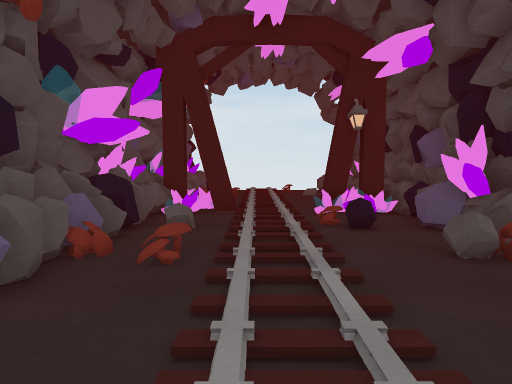
view 1 (above)

12 first-person views from a walk through a scene from a Unity 3-D project. The camera is 1.3 m above the floor, tilts 4° down and sees 75° across. The floor is counted in squares, 1 m on a side. Each view is taken from the middle of a square. On the plan, view 1 faces up. The plan holds only what a view shows up to about 14 squares ahead; the rest is blank. The place goes on beyond the plan. Some animated figures are left out.

view 2
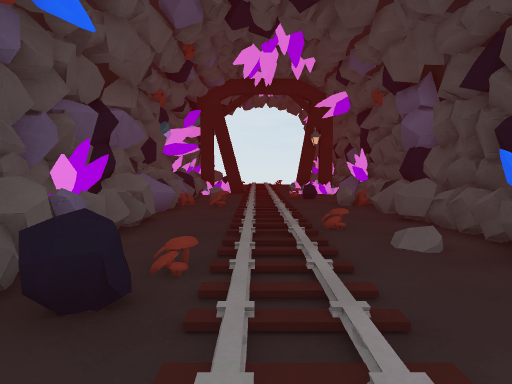

view 3
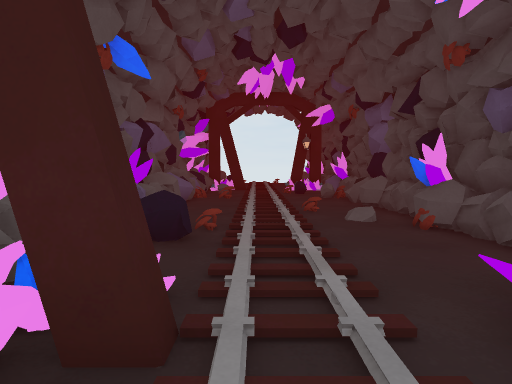

view 4
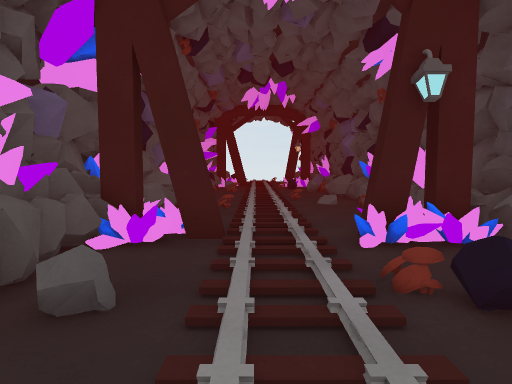

view 5
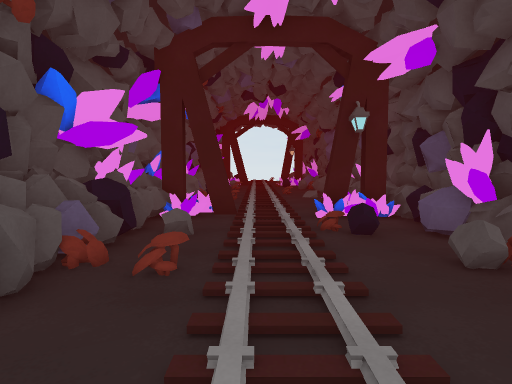

view 6
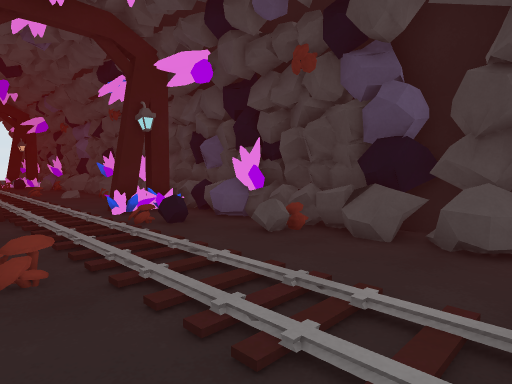

view 7
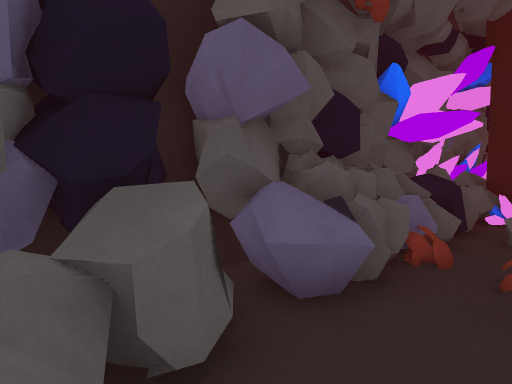

view 8
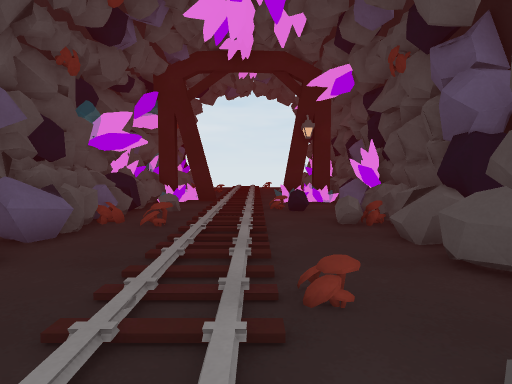

view 9
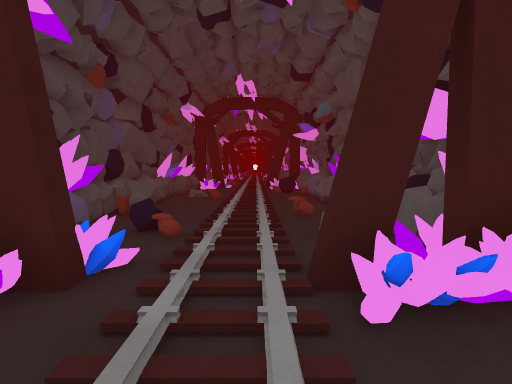

view 10
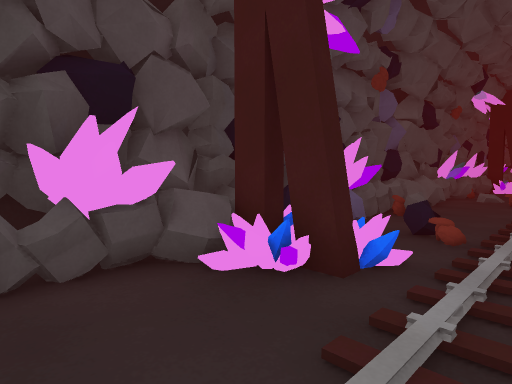

view 11
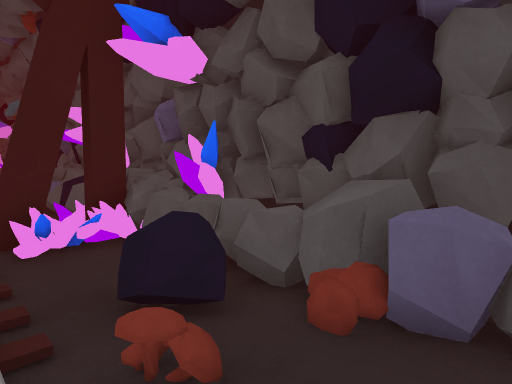

view 12
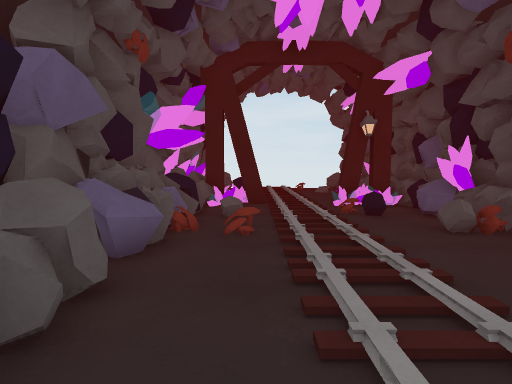

### Floor plan
Key: @ floor where view 1 was taken; # wall or solid block; . floor; / step, stairs or slope; = window, fence, low wall or low ledge; ^ raised ledge; O other object.
Columns run from 4 left of view 1 to 5 right of it. Each row starts with its distance up from view 1.
 10  ###//####
  9  #..//..=#
  8 ##..///.=#
  7 ##..//=.##
  6 #=..//..##
  5 ##.///.=#
  4 ##..//..##
  3 #=..//..##
  2 ##..//..=#
  1 ##..//..##
  0 ##..@//.=#
 -1 #=..//./##
 -2 ###.//./##
 -3 ##=O//..##
 -4 #=^=//..=#
 -5 ##..//..##
 -6 ##..//..##
 -7  ###//###
 -8  ###//####
 -9  #=.///.##
-10 ##..///.=#
-11 ##..//=.##
-12 #=..//..##
-13 ##////.=##
-14 ##.///..=#
-15 #^..//..##
-16 #^..//..=#
-17 ##..//..^#
-18 ##..//O.=#

Where each view was taken, in squares from view 1:
view 1: 0 up, 0 right, facing up
view 2: 7 down, 0 right, facing up
view 3: 10 down, 0 right, facing up
view 4: 14 down, 0 right, facing up
view 5: 18 down, 0 right, facing up
view 6: 18 down, 2 left, facing up-right
view 7: 18 down, 1 left, facing up-left
view 8: 3 down, 1 right, facing up
view 9: 4 down, 0 right, facing down
view 10: 4 down, 0 right, facing down-right
view 11: 1 down, 0 right, facing down-left
view 12: 2 down, 1 left, facing up
